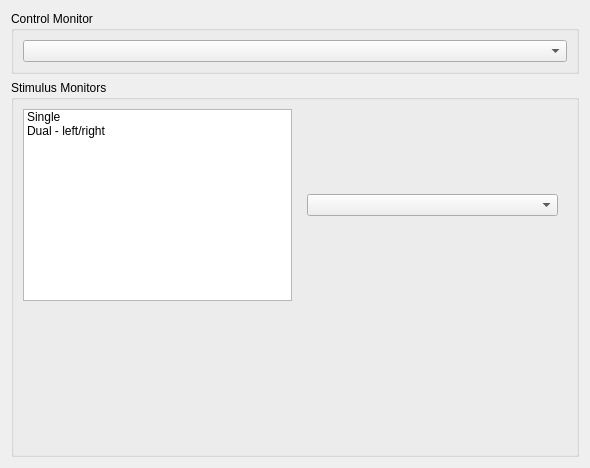
<?xml version="1.0" encoding="UTF-8"?>
<ui version="4.0">
 <class>Form</class>
 <widget class="QWidget" name="Form">
  <property name="geometry">
   <rect>
    <x>0</x>
    <y>0</y>
    <width>590</width>
    <height>468</height>
   </rect>
  </property>
  <property name="windowTitle">
   <string>Form</string>
  </property>
  <layout class="QVBoxLayout" name="verticalLayout_5">
   <item>
    <widget class="QGroupBox" name="groupBox">
     <property name="title">
      <string>Control Monitor</string>
     </property>
     <layout class="QHBoxLayout" name="horizontalLayout">
      <item>
       <widget class="QComboBox" name="comboBox"/>
      </item>
     </layout>
    </widget>
   </item>
   <item>
    <widget class="QGroupBox" name="groupBox_2">
     <property name="title">
      <string>Stimulus Monitors</string>
     </property>
     <layout class="QVBoxLayout" name="verticalLayout_4">
      <item>
       <layout class="QHBoxLayout" name="horizontalLayout_2">
        <item>
         <widget class="QListWidget" name="listWidget">
          <property name="flow">
           <enum>QListView::TopToBottom</enum>
          </property>
          <item>
           <property name="text">
            <string>Single</string>
           </property>
           <property name="icon">
            <iconset resource="resources.qrc">
             <normaloff>:/resources/single.png</normaloff>:/resources/single.png</iconset>
           </property>
          </item>
          <item>
           <property name="text">
            <string>Dual - left/right</string>
           </property>
           <property name="icon">
            <iconset resource="resources.qrc">
             <normaloff>:/resources/leftright.png</normaloff>:/resources/leftright.png</iconset>
           </property>
          </item>
         </widget>
        </item>
        <item>
         <widget class="QStackedWidget" name="stackedWidget">
          <property name="currentIndex">
           <number>0</number>
          </property>
          <widget class="QWidget" name="page">
           <layout class="QVBoxLayout" name="verticalLayout_2">
            <item>
             <widget class="QComboBox" name="comboBox_2"/>
            </item>
           </layout>
          </widget>
          <widget class="QWidget" name="page_2">
           <layout class="QVBoxLayout" name="verticalLayout_3">
            <item>
             <widget class="QComboBox" name="comboBox_3"/>
            </item>
            <item>
             <widget class="QComboBox" name="comboBox_4"/>
            </item>
           </layout>
          </widget>
          <widget class="QWidget" name="page_3">
           <layout class="QVBoxLayout" name="verticalLayout">
            <item>
             <widget class="QComboBox" name="comboBox_5"/>
            </item>
            <item>
             <widget class="QComboBox" name="comboBox_6"/>
            </item>
            <item>
             <widget class="QComboBox" name="comboBox_7"/>
            </item>
           </layout>
          </widget>
         </widget>
        </item>
       </layout>
      </item>
      <item>
       <spacer name="verticalSpacer">
        <property name="orientation">
         <enum>Qt::Vertical</enum>
        </property>
        <property name="sizeHint" stdset="0">
         <size>
          <width>20</width>
          <height>40</height>
         </size>
        </property>
       </spacer>
      </item>
     </layout>
    </widget>
   </item>
  </layout>
 </widget>
 <resources>
  <include location="resources.qrc"/>
 </resources>
 <connections>
  <connection>
   <sender>listWidget</sender>
   <signal>currentRowChanged(int)</signal>
   <receiver>stackedWidget</receiver>
   <slot>setCurrentIndex(int)</slot>
   <hints>
    <hint type="sourcelabel">
     <x>200</x>
     <y>203</y>
    </hint>
    <hint type="destinationlabel">
     <x>314</x>
     <y>199</y>
    </hint>
   </hints>
  </connection>
 </connections>
</ui>
